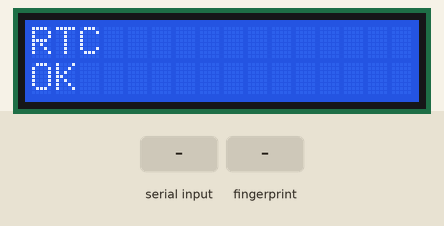
Bench run of a sketch on a simulated Arduino Mega 2560, built with avr-gcc and run on an emulated ATmega2560. Shown: 16×2 character LCD. Inputs (shaded band) come from the test bench. The local clock reads 2024-03-15 10:24:30 at power-on unless the sketch sets it; what the sketch prints to the serial monitor is not drawn.

Above: at 1.2 s.
At 3.3 s:
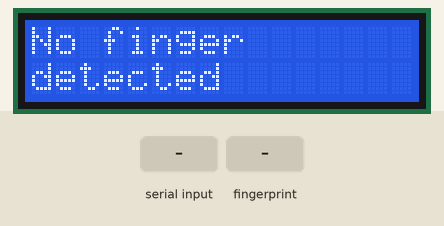
4.4 s: "enroll,90\n" received over the second serial link
At 5.8 s:
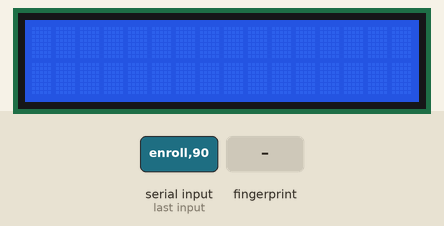
7.5 s: finger stored as number 1 placed on the sensor
At 9.5 s:
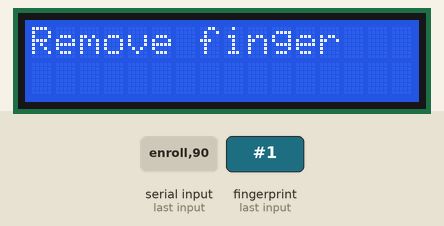
11.6 s: "delete,90\n" received over the second serial link
17.5 s: finger stored as number 1 placed on the sensor
At 18.1 s:
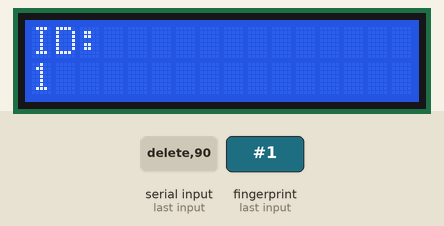
21.3 s: "delete,90\n" received over the second serial link
Timing chart, 0 to 24.3 s (numbered marks = the images above; inputs shaded):
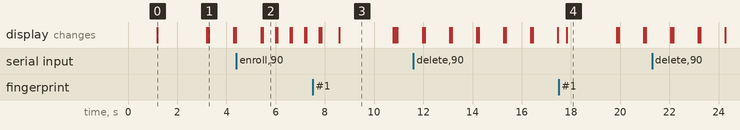

Measured:
- after the input at 4.4 s, the display: first changes after 1.0 s (image 2 shows a later state)
- after the input at 7.5 s, the display: first differs from a run without the input after 0.35 s (image 3 shows a later state)
- after the input at 17.5 s, the display: changes after 0.33 s (image 4)
- what the display in image 0 shows lasts 2.0 s, from 1.2 s to 3.2 s
- what the display in image 1 shows lasts 1.0 s, from 3.3 s to 4.3 s
- what the display in image 2 shows lasts 0.5 s, from 5.5 s to 6.0 s
- what the display in image 3 shows lasts 2.2 s, from 8.6 s to 10.8 s

The sketch:

FingerBio-old.ino
```cpp
  #include <Adafruit_Fingerprint.h>
  #include <RTClib.h>
  #include <SD.h>
  #include <Wire.h>
  #include <LiquidCrystal_I2C.h>

  // --- Pin Definitions ---
  //const int SD_CS_PIN = 8;       // SD card CS pin
  const int LCD_ADDR = 0x27;      // I2C address of the LCD (check yours!)
  const int FINGER_RX_PIN = 14;   // Fingerprint sensor RX pin (Mega RX2)
  const int FINGER_TX_PIN = 15;   // Fingerprint sensor TX pin (Mega TX2)

  LiquidCrystal_I2C lcd(LCD_ADDR, 16, 2); // 16 columns and 2 rows
  Adafruit_Fingerprint finger(&Serial2); // Use Hardware Serial2 for fingerprint
  RTC_DS3231 rtc;

  // --- Wi-Fi Credentials (These are for reference only, used by ESP32) ---
  // (Not used by Mega, kept for context)
  const char* WIFI_SSID = "valencia";
  const char* WIFI_PASSWORD = "yoshihtzu";
  const char* SERVER_IP = "192.168.68.112";
  const int SERVER_PORT = 80;

  // --- Function Prototypes ---
  void initializeModules();
  bool enrollFinger(uint8_t id);
  int verifyFinger();
  void logAttendance(int id);
  //void logToSD(const char* filename, const char* data);
  void sendToEsp(const char* data);
  DateTime getTimestamp();
  void displayMessage(const char* message, int duration = 0);
  void displayMessage(const char* line1, const char* line2, int duration = 0);
  void deleteFingerprint(uint8_t id);
  uint8_t getNextAvailableFingerprintId();
  String getFingerprintList(); // Placeholder logic for now
  void processEspCommand();
  //void handleAttendanceMode(); // Added prototype for better practice
  char timestampBuffer[20];

  void setup() {
    Serial.begin(57600); // For debugging output to PC
    delay(100);
    Serial.println("Arduino Mega Initialized!");

    displayMessage("System Starting");

    initializeModules(); // Initializes fingerprint, LCD, RTC, and ESP serial

    // Initialize SD card
  // if (!SD.begin(SD_CS_PIN)) {
    // displayMessage("SD Card", "Error!");
    // Serial.println("SD card initialization failed!");
    //} else {
    // Serial.println("SD card initialized.");
    //}

    // Initialize RTC
    if (!rtc.begin()) {
      displayMessage("RTC", "Error!");
      Serial.println("Couldn't find RTC!");
    } else if (rtc.lostPower()) {
      displayMessage("RTC", "Lost Power!");
      Serial.println("RTC lost power, setting time...");
      rtc.adjust(DateTime(F(__DATE__), F(__TIME__)));
    } else {
      displayMessage("RTC", "OK");
    }
    delay(2000); // This delay is fine here, ESP32 has a timeout

    // Signal to ESP32 that Mega is ready to receive commands
    Serial3.println("MEGA_READY"); // Uses Mega's TX3 (Pin 15)
    Serial.println("Sent MEGA_READY signal to ESP32.");
  }

  void loop() {
    // Always handle attendance mode
    handleAttendanceMode(); // This function will block while waiting for a finger scan

    // Continuously check for commands from ESP32
    processEspCommand();
    // Removed delay(10); - good, no blocking here
  }

  /*void handleAttendanceMode() {
    displayMessage("Scan Finger", "");
    int fingerId = verifyFinger();

    if (fingerId > 0) {
      displayMessage("ID:", String(fingerId).c_str(), 2000);
      DateTime now = getTimestamp();
      String timestamp = now.toString("%Y-%m-%d %H:%M:%S");
      String logData = String(fingerId) + "," + timestamp;
      logAttendance(fingerId);
      //logToSD("attendance.csv", logData.c_str());
      sendToEsp(logData.c_str()); // Send to ESP32 via serial
    } else if (fingerId == -1) {
      displayMessage("No finger", "detected", 1000);
    } else if (fingerId == -2) {
      displayMessage("Finger", "not found", 1000);
    } else if (fingerId == -3) {
      displayMessage("Error", "reading sensor", 1000);
    } else {
      displayMessage("Error", "verifying", 1000);
    }
  }
*/
  void handleAttendanceMode() {
    displayMessage("Scan Finger", "");
    int fingerId = verifyFinger();

    if (fingerId > 0) {
      displayMessage("ID:", String(fingerId).c_str(), 2000);
      DateTime now = getTimestamp();

      // Use strftime to format the timestamp into the buffer
      // now.toString() is better for Print/Serial directly.
      // For String manipulation, it's safer to use strftime or similar.

      // This is the correct way to format DateTime into a C-string
      sprintf(timestampBuffer, "%04d-%02d-%02d %02d:%02d:%02d",
              now.year(), now.month(), now.day(),
              now.hour(), now.minute(), now.second());

      String timestampString = String(timestampBuffer); // Convert C-string to String object
      String logData = String(fingerId) + "," + timestampString;
      logAttendance(fingerId);
      sendToEsp(logData.c_str()); // Send to ESP32 via serial
    } else if (fingerId == -1) {
      displayMessage("No finger", "detected", 1000);
    } else if (fingerId == -2) {
      displayMessage("Finger", "not found", 1000);
    } else if (fingerId == -3) {
      displayMessage("Error", "reading sensor", 1000);
    } else {
      displayMessage("Error", "verifying", 1000);
    }
  }

  void initializeModules() {
    Serial.println("Initializing modules...");
    Serial2.begin(57600); // Initialize Hardware Serial2 for fingerprint
    finger.begin(57600); // Added baud rate argument

    if (finger.verifyPassword()) {
      Serial.println("Fingerprint sensor found!");
    } else {
      Serial.println("Did not find fingerprint sensor :(");
      displayMessage("Fingerprint", "Error");
      while (1) {
        delay(1);
      } // Halt if no sensor
    }

    Serial.print("Sensor template count: ");
    Serial.println(finger.templateCount);

    Wire.begin();       // Initialize I2C bus for LCD and RTC
    lcd.init();         // Initialize LCD
    lcd.backlight();    // Turn on backlight
    lcd.clear();

    // MEGA's Serial3 (Pins 14/15) for ESP32
    Serial3.begin(38400); // Initialize Hardware Serial3 for ESP32 communication
  }

  bool enrollFinger(uint8_t id) {
    int p = -1;
    Serial.print("Enrolling fingerprint ID: ");
    Serial.println(id);
    sendToEsp(("arduino_status:Ready to enroll ID " + String(id) + ". Place finger.").c_str());

    while (p != FINGERPRINT_OK) {
      displayMessage("Place finger", "to enroll");
      Serial.println("Place finger on sensor to enroll...");
      p = finger.getImage();
      switch (p) {
        case FINGERPRINT_OK:
          displayMessage("Image taken", "");
          Serial.println("Image taken");
          break;
        case FINGERPRINT_NOFINGER:
          displayMessage("", "");
          break;
        case FINGERPRINT_PACKETRECIEVEERR:
          displayMessage("Error", "getting image");
          Serial.println("Error getting image");
          sendToEsp("enrollment_failed:Error getting image");
          return false;
        default:
          displayMessage("Unknown", "error");
          Serial.println("Unknown error (getImage): " + String(p));
          sendToEsp("enrollment_failed:Unknown error getting image");
          return false;
      }
      delay(500);
    }

    p = finger.image2Tz(1);
    switch (p) {
      case FINGERPRINT_OK:
        displayMessage("Image", "processed");
        Serial.println("Image converted to template 1");
        break;
      case FINGERPRINT_IMAGEMESS: // CORRECTED TYPO HERE!
        displayMessage("Image too", "messy");
        Serial.println("Image too messy");
        sendToEsp("enrollment_failed:Image too messy");
        return false;
      case FINGERPRINT_PACKETRECIEVEERR:
        displayMessage("Packet", "error");
        Serial.println("Packet receive error (image2Tz 1)");
        sendToEsp("enrollment_failed:Packet error (image2Tz 1)");
        return false;
      case FINGERPRINT_FEATUREFAIL:
        displayMessage("Could not", "find features");
        Serial.println("Could not find features");
        sendToEsp("enrollment_failed:Could not find features");
        return false;
      case FINGERPRINT_INVALIDIMAGE:
        displayMessage("Invalid", "image");
        Serial.println("Invalid image (image2Tz 1)");
        sendToEsp("enrollment_failed:Invalid image");
        return false;
      default:
        displayMessage("Unknown", "error");
        Serial.println("Unknown error (image2Tz 1): " + String(p));
        sendToEsp("enrollment_failed:Unknown error image2Tz 1");
        return false;
      }

    displayMessage("Remove finger", "");
    Serial.println("Remove finger from sensor.");
    delay(2000);
    p = 0;
    while (p != FINGERPRINT_NOFINGER) {
      p = finger.getImage();
      delay(100);
    }

    displayMessage("Place same", "finger again");
    Serial.println("Place the *same* finger on the sensor again.");
    p = finger.getImage();
    switch (p) {
      case FINGERPRINT_OK:
        displayMessage("Image taken", "");
        Serial.println("Second image taken");
        break;
      case FINGERPRINT_NOFINGER:
        displayMessage("", "");
        Serial.println("No finger detected for second image. Enrollment failed.");
        sendToEsp("enrollment_failed:No second finger detected");
        return false;
      case FINGERPRINT_PACKETRECIEVEERR:
        displayMessage("Error", "getting image");
        Serial.println("Error getting second image");
        sendToEsp("enrollment_failed:Error getting second image");
        return false;
      default:
        displayMessage("Unknown", "error");
        Serial.println("Unknown error (second getImage): " + String(p));
        sendToEsp("enrollment_failed:Unknown error second image");
        return false;
    }

    p = finger.image2Tz(2);
    switch (p) {
      case FINGERPRINT_OK:
        displayMessage("Image", "processed");
        Serial.println("Image converted to template 2");
        break;
      case FINGERPRINT_IMAGEMESS: // CORRECTED TYPO HERE!
        displayMessage("Image too", "messy");
        Serial.println("Second image too messy");
        sendToEsp("enrollment_failed:Second image too messy");
        return false;
      case FINGERPRINT_PACKETRECIEVEERR:
        displayMessage("Packet", "error");
        Serial.println("Packet receive error (image2Tz 2)");
        sendToEsp("enrollment_failed:Packet error (image2Tz 2)");
        return false;
      case FINGERPRINT_FEATUREFAIL:
        displayMessage("Could not", "find features");
        Serial.println("Could not find features in second image");
        sendToEsp("enrollment_failed:Could not find features second image");
        return false;
      case FINGERPRINT_INVALIDIMAGE:
        displayMessage("Invalid", "image");
        Serial.println("Invalid image (image2Tz 2)");
        sendToEsp("enrollment_failed:Invalid second image");
        return false;
      default:
        displayMessage("Unknown", "error");
        Serial.println("Unknown error (image2Tz 2): " + String(p));
        sendToEsp("enrollment_failed:Unknown error image2Tz 2");
        return false;
    }

    displayMessage("Creating", "model...");
    Serial.println("Creating model from two templates...");
    sendToEsp("arduino_status:Creating fingerprint model...");

    p = finger.createModel();
    if (p == FINGERPRINT_OK) {
      displayMessage("Model", "created");
      Serial.println("Model created successfully!");
    } else {
      displayMessage("Model", "failed");
      Serial.println("Model creation failed: " + String(p));
      sendToEsp("enrollment_failed:Model creation failed");
      return false;
    }

    displayMessage("Storing", "fingerprint...");
    Serial.print("Storing fingerprint ID #");
    Serial.print(id);
    Serial.print("...");
    sendToEsp(("arduino_status:Storing fingerprint ID " + String(id) + "...").c_str());
    p = finger.storeModel(id);
    if (p == FINGERPRINT_OK) {
      displayMessage("Stored!", "");
      Serial.println("Stored successfully!");
      sendToEsp(("enrollment_success:" + String(id)).c_str());
    } else {
      if (p == FINGERPRINT_BADLOCATION) {
        displayMessage("Could not", "store there");
        Serial.println("Could not store in that location (ID already exists or invalid)");
        sendToEsp(("enrollment_failed:ID " + String(id) + " already exists or invalid location").c_str());
      } else if (p == FINGERPRINT_DBRANGEFAIL) {
        displayMessage("Database", "full");
        Serial.println("Database full");
        sendToEsp("enrollment_failed:Database full");
      } else {
        Serial.println("Unknown error during storage: " + String(p));
        displayMessage("Unknown", "error");
        sendToEsp(("enrollment_failed:Unknown storage error " + String(p)).c_str());
      }
      return false;
    }
    return true;
  }

  int verifyFinger() {
    uint8_t p = finger.getImage();
    if (p != FINGERPRINT_OK) {
      if (p == FINGERPRINT_NOFINGER) {
        return -1; // No finger detected
      }
      Serial.println("Error getting image for verification: " + String(p));
      return -3; // Error reading sensor
    }

    p = finger.image2Tz();
    if (p != FINGERPRINT_OK) {
      Serial.println("Error converting image for verification: " + String(p));
      return -3; // Error reading sensor
    }

    p = finger.fingerSearch();
    if (p == FINGERPRINT_OK) {
      Serial.print("Found fingerprint ID #");
      Serial.println(finger.fingerID);
      return finger.fingerID;
    } else if (p == FINGERPRINT_NOFINGER) {
      return -2; // No finger detected (shouldn't happen here if getImage was OK)
    } else if (p == FINGERPRINT_NOTFOUND) {
      Serial.println("Did not find a match.");
      return -2; // Finger not found
    } else {
      Serial.print("Unknown error during search: ");
      Serial.println(p);
      return -3; // Error verifying
    }
  }

  void logAttendance(int id) {
    Serial.print("Attendance logged for ID: ");
    Serial.println(id);
    DateTime now = getTimestamp();
    Serial.print("Timestamp: ");
    // Now, correctly print the formatted timestamp to Serial Monitor
    char serialTimestampBuffer[20]; // Local buffer for Serial.println
    sprintf(serialTimestampBuffer, "%04d-%02d-%02d %02d:%02d:%02d",
            now.year(), now.month(), now.day(),
            now.hour(), now.minute(), now.second());
    Serial.println(serialTimestampBuffer); // Print the formatted C-string
  }
  //void logToSD(const char* filename, const char* data) {
  // if (!SD.begin(SD_CS_PIN)) {
    //  Serial.println("SD card not initialized.  Skipping SD log.");
    // return;
    //}
    //File dataFile = SD.open(filename, FILE_WRITE);
    //if (dataFile) {
      //dataFile.println(data);
    // dataFile.close();
      //Serial.println("Data written to SD card");
    //} else {
    // Serial.println("Error opening " + String(filename));
    //}
    // SD.end(); // <<< CRITICAL FIX: COMMENT OUT THIS LINE for continuous logging
  //}

  void sendToEsp(const char* data) {
    Serial3.println(data);
    Serial.print("Sent to ESP32 via serial: ");
    Serial.println(data);
  }

  DateTime getTimestamp() {
    if (!rtc.begin()) {
      Serial.println("RTC not found!");
      return DateTime(F(__DATE__), F(__TIME__)); // Fallback to compile time if RTC not found
    }
    return rtc.now();
  }

  void displayMessage(const char* message, int duration) {
    lcd.clear();
    lcd.print(message);
    if (duration > 0) {
      delay(duration);
    }
  }

  void displayMessage(const char* line1, const char* line2, int duration) {
    lcd.clear();
    lcd.setCursor(0, 0);
    lcd.print(line1);
    lcd.setCursor(0, 1);
    lcd.print(line2);
    if (duration > 0) {
      delay(duration);
    }
  }

  void deleteFingerprint(uint8_t id) {
    uint8_t p = finger.deleteModel(id);
    if (p == FINGERPRINT_OK) {
      Serial.println("Deleted!");
      displayMessage("Fingerprint", "Deleted");
      sendToEsp(("deleted_success:" + String(id)).c_str());
    } else if (p == FINGERPRINT_NOMATCH) {
      Serial.println("ID mismatch");
      displayMessage("ID", "Mismatch");
      sendToEsp(("deleted_failed:ID " + String(id) + " not found").c_str());
    } else {
      Serial.print("Error deleting: ");
      Serial.println(p);
      displayMessage("Error", "Deleting");
      sendToEsp(("deleted_failed:Unknown error deleting " + String(p)).c_str());
    }
  }

  uint8_t getNextAvailableFingerprintId() {
    Serial.println("WARNING: getNextAvailableFingerprintId() is a placeholder.");
    // This is a placeholder. You'll implement the actual logic later.
    return 1;
  }

  String getFingerprintList() {
    Serial.println("WARNING: getFingerprintList() is a placeholder again for testing.");
    String enrolledIDs = "";
    /*
    // This block was previously uncommented but is now temporarily disabled
    // to isolate the serial communication issue.
    for (uint8_t i = 1; i <= finger.capacity; i++) {
      // Note: finger.loadModel() is generally used to load a template into Tz1 buffer.
      // If it returns FINGERPRINT_OK for an ID, it means a template exists at that ID.
      if (finger.loadModel(i) == FINGERPRINT_OK) { // If loading succeeds, ID is used
        if (enrolledIDs.length() > 0) {
          enrolledIDs += ","; // Add a comma separator if not the first ID
        }
        enrolledIDs += String(i); // Add the found ID to the string
      }
    }
    */
    return "fingerprint_list:" + enrolledIDs;
  }

  void processEspCommand() {
    if (Serial3.available()) {
      String command = "";
      char incomingChar;

      // Read characters one by one until newline or no more characters
      while (Serial3.available()) {
        incomingChar = Serial3.read();
        command += incomingChar;
        if (incomingChar == '\n') {
          break; // Stop reading if newline is found
        }
        // delay(1); // Optional: uncomment if you suspect issues with very fast incoming data, but try without first.
      }

      Serial.print("DEBUG: Raw command received (before trim): '");
      Serial.print(command);
      Serial.println("'");

      command.trim(); // Trim whitespace, including the newline if present
      Serial.print("Received command from ESP32: ");
      Serial.println(command);

      if (command == "MEGA_READY") {
        Serial.println("Handshake received from ESP32.");
        // The ESP32 sends MEGA_READY *after* it receives it from the Mega,
        // so this condition handles the ESP32 echoing it back for some reason.
        // It's not part of the initial handshake for the ESP32.
        return;
      }

      if (command.startsWith("enroll,")) {
        uint8_t id = command.substring(command.indexOf(',') + 1).toInt();
        if (id > 0 && id < 255) {
          enrollFinger(id);
        } else {
          sendToEsp("enrollment_failed:Invalid ID received from web");
        }
      } else if (command.startsWith("delete,")) {
        uint8_t id = command.substring(command.indexOf(',') + 1).toInt();
        if (id > 0 && id < 255) {
          deleteFingerprint(id);
        } else {
          sendToEsp("deleted_failed:Invalid ID received from web");
        }
      } else if (command == "get_list") {
        sendToEsp(getFingerprintList().c_str());
      } else {
        sendToEsp("arduino_error:Unknown command received");
      }
    }
  }
```
